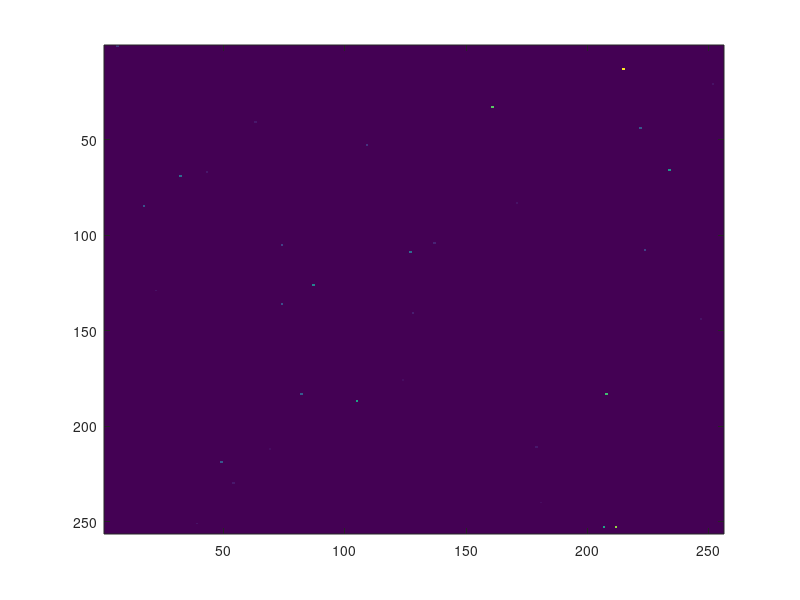

MATLAB code for this plot: (Note: this script raises an error after producing the figure.)
%% Script using the inv. Pb. Library for sparse fourier measurement.
%
%

% Create a sparse image
sz = [256, 256];
lvl = 0.001;  % level of sparsity of the image
im = zeros(sz);
nz = rand(sz)< lvl;
nnz = sum(nz(:));
im(nz) = (randn([nnz 1])).^2;
figure; imagesc(im);

% Create the forward model
lvl = 0.5;  % level of sparsity of the data
sel = rand(sz)< lvl;
nel = sum(sel(:));
im(sel) = randn([nel 1]);
S = Selector(sel);
F = DFT();
F.Apply(im);
H = S*F;


% Simulate the data
data = H.Apply(im);
figure; imagesc(fftshift( abs(S.Adjoint(data))));

% Build the prox 
ProxIm = L1('NonNegativity');
ProxData = L2(data);

% Optimize...
maxiter = 500;
gamma = [1e-5 , 1];
lambda = 1;
x0 = ones(sz);
x = DouglasRachford(ProxIm, ProxData,H,x0,maxiter,gamma, lambda);